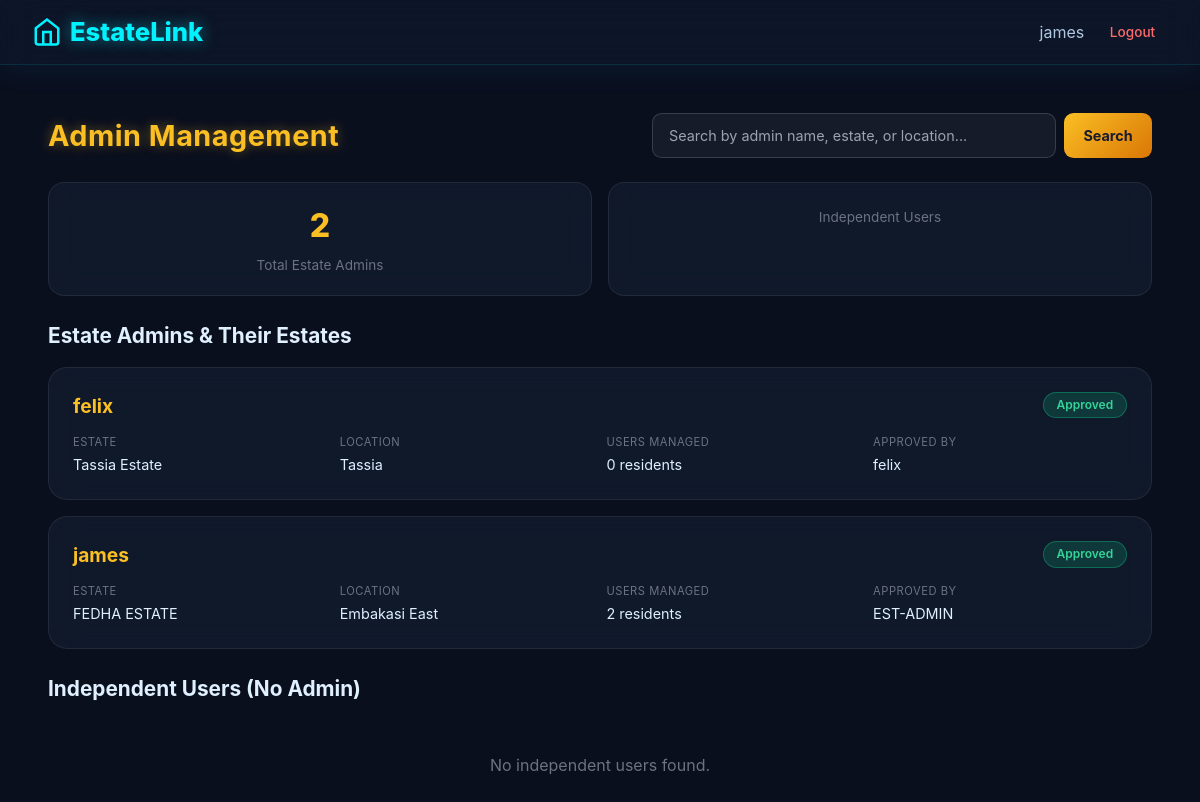
Page /admin-management/ (signed in) on the committed database.
### core/models.py (models this page shows, shortened)
class EstateAdmin(models.Model):
    user = models.OneToOneField(User, on_delete=models.CASCADE, related_name='estate_admin')
    estate = models.ForeignKey(Estate, on_delete=models.CASCADE, related_name='estate_admins')
    is_subscribed = models.BooleanField(default=False)
    approved_by = models.ForeignKey(User, on_delete=models.SET_NULL, null=True, blank=True, related_name='approved_admins')
    approved_at = models.DateTimeField(null=True, blank=True)
    can_manage_users = models.BooleanField(default=False)
    can_manage_requests = models.BooleanField(default=False)
    can_manage_alerts = models.BooleanField(default=False)
    can_manage_services = models.BooleanField(default=False)
    can_manage_bills = models.BooleanField(default=False)
    can_manage_tabs = models.BooleanField(default=False)
    can_view_analytics = models.BooleanField(default=False)
    can_broadcast = models.BooleanField(default=False)

class Estate(models.Model):
    name = models.CharField(max_length=100)
    location = models.CharField(max_length=200)

### core/views.py (the view)
# urls.py: path('admin-management/', views.admin_management_view, name='admin_management'),
@staff_member_required
def admin_management_view(request):
    from django.db.models import Q as DQ
    s = request.GET.get('search', '').strip(); tab = request.GET.get('tab', 'admins')
    admins = EstateAdmin.objects.select_related('user', 'estate', 'approved_by').all(); users = User.objects.filter(is_superuser=False, is_staff=False).select_related('userprofile__estate')
    if s: admins = admins.filter(DQ(user__username__icontains=s) | DQ(estate__name__icontains=s) | DQ(estate__location__icontains=s)); users = users.filter(DQ(username__icontains=s) | DQ(email__icontains=s) | DQ(userprofile__estate__name__icontains=s))
    return render(request, 'core/admin_management.html', {'admin_data': [{'admin': a, 'user_count': UserProfile.objects.filter(estate=a.estate, user__is_superuser=False, user__is_staff=False).count(), 'estate': a.estate} for a in admins], 'all_users': users[:50], 'search': s, 'tab': tab, 'total_admins': admins.count(), 'total_users': users.count()})

### core/context_processors.py (called while the page is built)
def custom_tabs(request):
    tabs = []
    if request.user.is_authenticated:
        try:
            profile = request.user.userprofile
            if profile and profile.estate:
                from .models import CustomTab
                tabs = CustomTab.objects.filter(
                    estate=profile.estate,
                    is_active=True
                ).order_by('created_at')
        except Exception:
            pass
    return {'custom_tabs': tabs}

### core/templates/core/admin_management.html (shortened to what this page needs)
{% extends 'core/base.html' %}
{% block content %}
<div class="mgmt-container">
  <div class="page-header">
    <h1 class="page-title">Admin Management</h1>
    <form method="get" class="search-form">
      <input type="text" name="search" class="search-input" placeholder="Search by admin name, estate, or location..." value="{{ search }}">
      <button type="submit" class="search-btn">Search</button>
    </form>
  </div>
  <div class="stats-row">
    <div class="stat-card">
      <div class="stat-number">{{ total_admins }}</div>
      <div class="stat-label">Total Estate Admins</div>
    </div>
    <div class="stat-card">
      <div class="stat-label">Independent Users</div>
    </div>
  </div>
  <h2 class="section-title">Estate Admins & Their Estates</h2>
  {% if admin_data %}
    {% for item in admin_data %}
    <div class="admin-card">
      <div class="admin-header">
        <p class="admin-name">{{ item.admin.user.get_full_name|default:item.admin.user.username }}</p>
        {% if item.admin.is_subscribed %}
          <span class="badge badge-approved">Approved</span>
        {% else %}
          <span class="badge badge-pending">Pending</span>
        {% endif %}
      </div>
      <div class="admin-details">
        <div class="detail-item">
          <span class="detail-label">Estate</span>
          <span class="detail-value">{{ item.estate.name }}</span>
        </div>
        <div class="detail-item">
          <span class="detail-label">Location</span>
          <span class="detail-value">{{ item.estate.location|default:"Not set" }}</span>
        </div>
        <div class="detail-item">
          <span class="detail-label">Users Managed</span>
          <span class="detail-value">{{ item.user_count }} residents</span>
        </div>
        <div class="detail-item">
          <span class="detail-label">Approved By</span>
          <span class="detail-value">{{ item.admin.approved_by.username|default:"Pending" }}</span>
        </div>
      </div>
    </div>
    {% endfor %}
  {% else %}
    <div class="no-results">No estate admins found.</div>
  {% endif %}
  <h2 class="section-title">Independent Users (No Admin)</h2>
  {% if independent_users %}
    <div style="overflow-x: auto;">
      <table class="user-table">
        <thead>
          <tr>
            <th>Username</th>
            <th>Email</th>
            <th>Estate</th>
            <th>Location</th>
          </tr>
        </thead>
        <tbody>
          {% for user in independent_users %}
          <tr>
            <td>{{ user.username }}</td>
            <td>{{ user.email|default:"—" }}</td>
            <td>{{ user.userprofile.estate.name|default:"—" }}</td>
            <td>{{ user.userprofile.estate.location|default:"—" }}</td>
          </tr>
          {% endfor %}
        </tbody>
      </table>
    </div>
  {% else %}
    <div class="no-results">No independent users found.</div>
  {% endif %}
</div>
{% endblock %}

### core/templates/core/base.html (shortened to what this page needs)
<!DOCTYPE html>
<html lang="en">
<head>
    <script src="https://cdn.tailwindcss.com"></script>
    <link href="https://cdnjs.cloudflare.com/ajax/libs/flowbite/2.2.0/flowbite.min.css" rel="stylesheet" />
</head>
<body>
    <nav class="sticky top-0 z-50 glass-nav">
        <div class="max-w-7xl mx-auto px-4 sm:px-6 lg:px-8">
            <div class="flex justify-between h-16 items-center">
                <a href="{% url 'dashboard' %}" class="flex items-center gap-2 logo-text">
                    <svg width="30" height="30" viewBox="0 0 24 24" fill="none" stroke="currentColor" stroke-width="2">
                        <path d="M3 9l9-7 9 7v11a2 2 0 0 1-2 2H5a2 2 0 0 1-2-2z"/>
                        <polyline points="9 22 9 12 15 12 15 22"/>
                    </svg>
                    EstateLink
                </a>
                <div class="flex items-center space-x-4">
                    {% if user.is_authenticated %}
                        <div class="nav-links">
                            <span class="user-greeting">{{ user.username }}</span>
                            <a href="{% url 'logout' %}" class="logout-link">Logout</a>
                        </div>
                    {% else %}
                        <a href="{% url 'login' %}" class="login-link">Login</a>
                    {% endif %}
                </div>
            </div>
        </div>
    </nav>
    <main class="max-w-7xl mx-auto px-4 sm:px-6 lg:px-8 py-8">
        {% block content %}{% endblock %}
    </main>
</body>
</html>

### core/templates/core/base.html (style rules this page uses)
body { font-family: 'Inter', system-ui, -apple-system, sans-serif; background: #0a0f1e; color: #e0f0ff; min-height: 100vh; }
.glass-nav { background: rgba(15, 25, 45, 0.7); backdrop-filter: blur(20px); border-bottom: 1px solid rgba(0, 255, 255, 0.1); box-shadow: 0 4px 30px rgba(0, 180, 255, 0.08); }
.logo-text { font-size: 1.6rem; font-weight: 800; color: #00f2fe; text-shadow: 0 0 15px rgba(0, 242, 254, 0.5); text-decoration: none; }
.user-greeting { color: #b0c7e0; display: flex; align-items: center; gap: 0.4rem; }
.logout-link { color: #ff6b6b; font-size: 0.85rem; font-weight: 500; padding: 0.3rem 0.8rem; border-radius: 0.5rem; text-decoration: none; }
.nav-links { display: flex; align-items: center; gap: 0.8rem; }

### core/templates/core/admin_management.html (style rules this page uses)
body { background: #0a0f1e !important; font-family: 'Inter', system-ui, -apple-system, sans-serif; }
.mgmt-container { max-width: 1400px; margin: 0 auto; padding: 1rem; }
.page-header { display: flex; justify-content: space-between; align-items: center; margin-bottom: 1.5rem; flex-wrap: wrap; gap: 1rem; }
.page-title { font-size: 1.8rem; font-weight: 700; color: #fbbf24; text-shadow: 0 0 12px rgba(251, 191, 36, 0.4); letter-spacing: 0.5px; }
.search-form { display: flex; gap: 0.5rem; flex: 1; max-width: 500px; }
.search-input { flex: 1; background: rgba(255,255,255,0.05); border: 1px solid rgba(255,255,255,0.15); border-radius: 0.6rem; padding: 0.6rem 1rem; color: white; outline: none; font-size: 0.9rem; }
.search-btn { background: linear-gradient(135deg, #fbbf24, #d97706); border: none; color: #1a1a2e; padding: 0.6rem 1.2rem; border-radius: 0.6rem; font-weight: 700; cursor: pointer; font-size: 0.9rem; }
.stats-row { display: grid; grid-template-columns: repeat(auto-fit, minmax(200px, 1fr)); gap: 1rem; margin-bottom: 1.5rem; }
.stat-card { background: rgba(18, 28, 46, 0.8); backdrop-filter: blur(15px); border: 1px solid rgba(255,255,255,0.08); border-radius: 1rem; padding: 1.2rem; text-align: center; }
.stat-number { font-size: 2rem; font-weight: 800; color: #fbbf24; }
.stat-label { color: #6b7280; font-size: 0.85rem; margin-top: 0.3rem; }
.section-title { font-size: 1.3rem; font-weight: 700; color: #e0f0ff; margin: 1.5rem 0 1rem; }
.admin-card { background: rgba(18, 28, 46, 0.8); backdrop-filter: blur(15px); border: 1px solid rgba(255,255,255,0.08); border-radius: 1.2rem; padding: 1.5rem; margin-bottom: 1rem; }
.admin-header { display: flex; justify-content: space-between; align-items: flex-start; flex-wrap: wrap; gap: 0.8rem; margin-bottom: 0.8rem; }
.admin-name { font-size: 1.2rem; font-weight: 700; color: #fbbf24; margin: 0; }
.badge { padding: 0.2rem 0.8rem; border-radius: 999px; font-size: 0.75rem; font-weight: 600; }
.badge-approved { background: rgba(16, 185, 129, 0.2); color: #34d399; border: 1px solid rgba(16, 185, 129, 0.4); }
.admin-details { display: grid; grid-template-columns: repeat(auto-fit, minmax(180px, 1fr)); gap: 0.8rem; }
.detail-item { display: flex; flex-direction: column; gap: 0.2rem; }
.detail-label { font-size: 0.7rem; color: #6b7280; text-transform: uppercase; letter-spacing: 0.5px; }
.detail-value { color: #e0f0ff; font-size: 0.9rem; }
.no-results { text-align: center; color: #6b7280; padding: 2rem; }

### rows in the picture
EstateAdmin: admin.user.get_full_name "felix", is_subscribed "Approved", estate.name "Tassia Estate", estate.location "Tassia", user_count "0", admin.approved_by.username "felix"
EstateAdmin: admin.user.get_full_name "james", is_subscribed "Approved", estate.name "FEDHA ESTATE", estate.location "Embakasi East", user_count "2", admin.approved_by.username "EST-ADMIN"

### other values in the picture
{{ user.username }} "james"
{{ total_admins }} "2"
